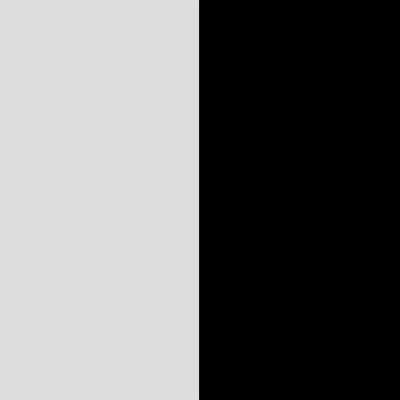
Frame 1 (no input)
Frame 60 (no input): identical to frame 1, image omitted
Frame 120 (the mouse pressed at the canvas centre since frame 60): identical to frame 1, image omitted

The p5.js sketch that drew this single still picture (run headless with seeded random() and noise() and a simulated clock; from frame 60 on, the mouse is pressed at the canvas centre):

// p5.js sketch
// ── sketch.js
// Keep track of whether light is on
let isRed = false;

// Keep track of whether I've left the room
let hasLeft = true;

function setup() {
  createCanvas(400, 400);
}

function draw() {
  background(220);
  
  // Check to see if I'm in the room
  if(mouseX > width/2) {
    // Check to see if I've left the room
    if(hasLeft) {
      // I've now officially not left the room - This take away my ability to toggle the light in the next frame.
      hasLeft = false;
      // Toggle the light switch
      isRed = !isRed;
    }
  } else {
    // I've now officially left the room - This re-enables my ability to toggle the light in the next frame.
    hasLeft = true;
  } 
  console.log('hasLeft', hasLeft);

  // Check to see if the light is on
  if(isRed) {
    fill('red');
  }
  else {
   fill('black');
  }
  
  // Draw the rectangle
  rect(width/2, 0, width/2, height);
}
